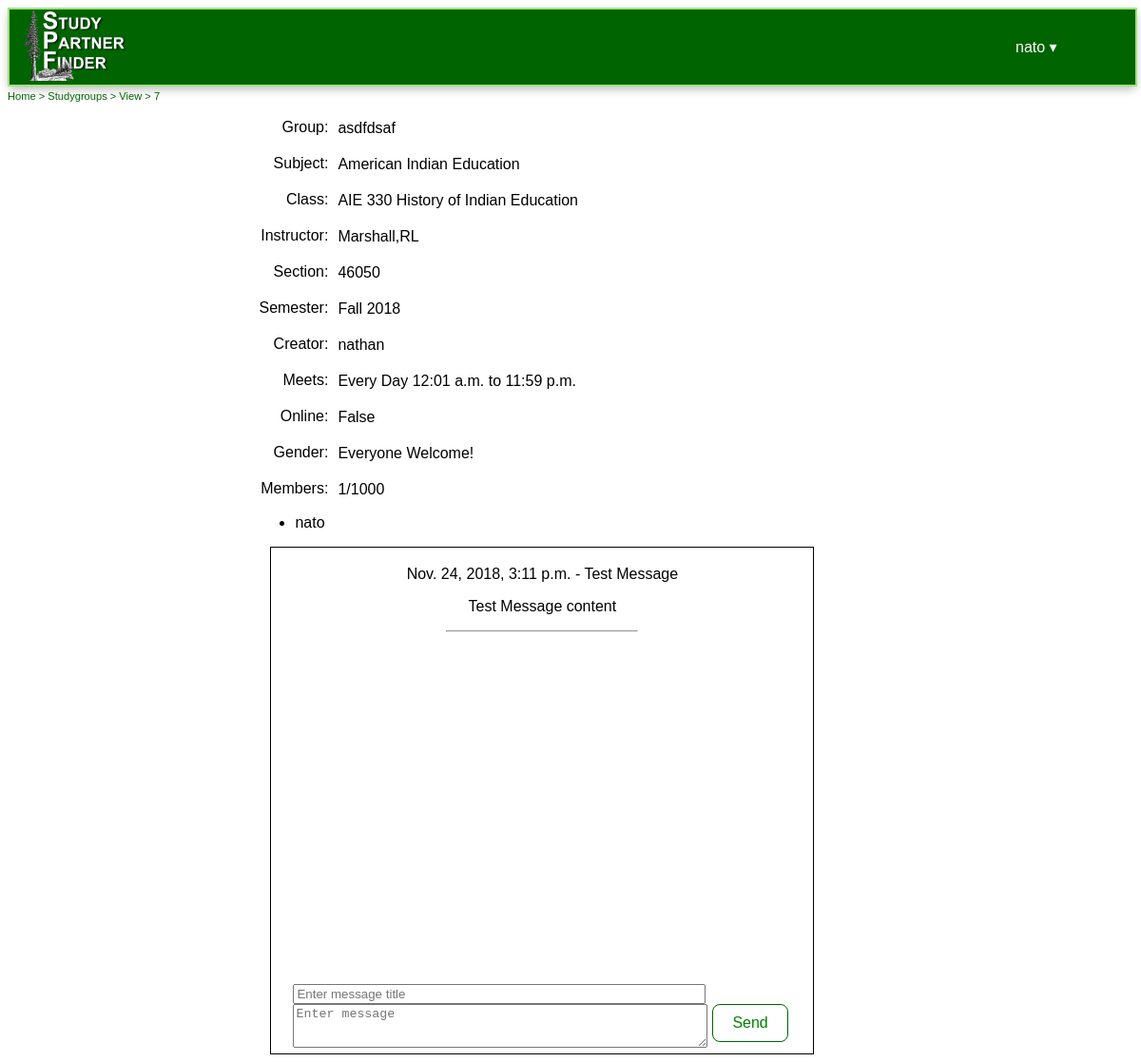
Page /studygroups/view/7 (signed in) on the earlier database version.
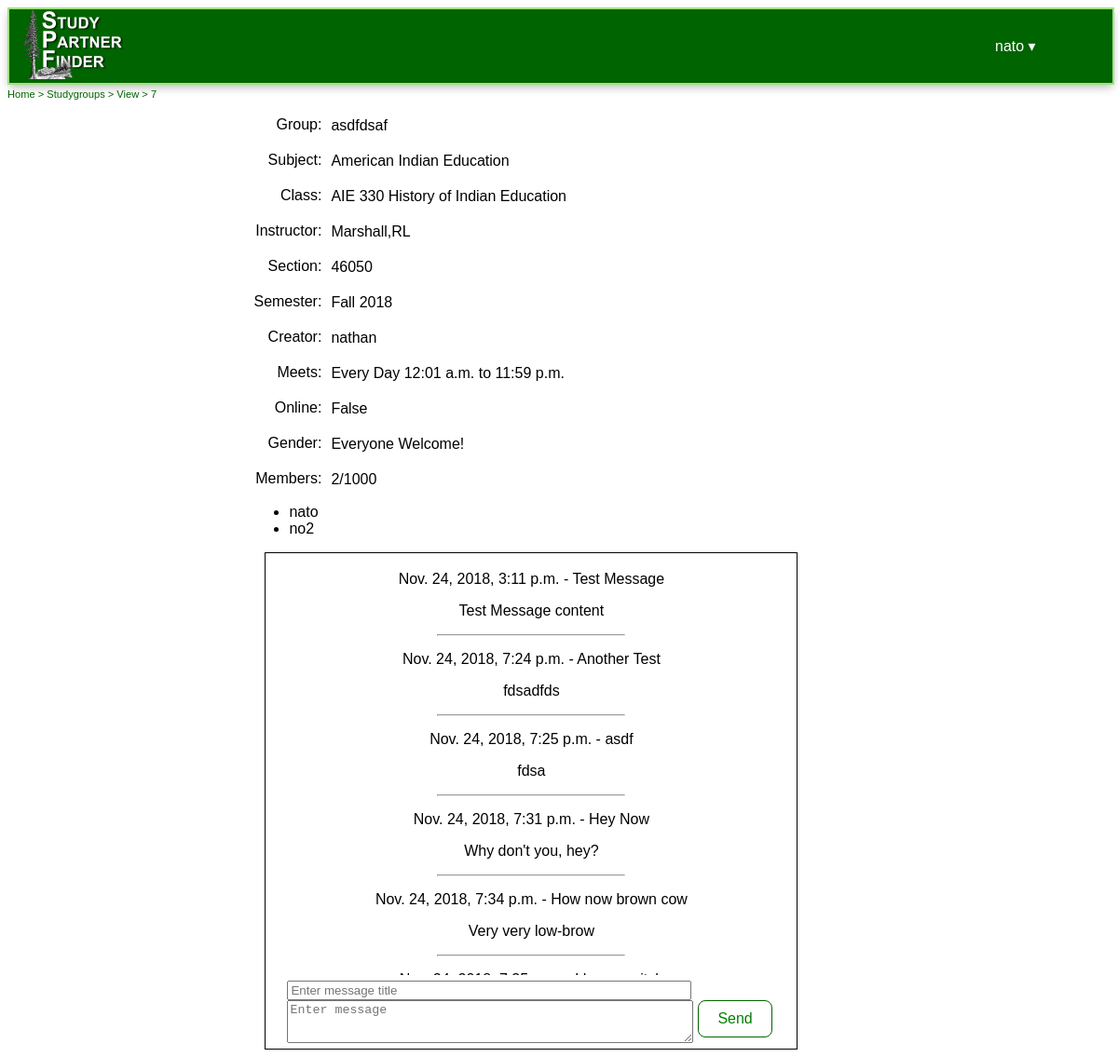
Same page on the later database version.
### users/models.py (models this page shows)
class CustomUser(AbstractUser):
    email = models.EmailField(('email address'), unique = True)
    college = models.CharField(default = 'humboldt.edu', max_length = 200, null = True)
    gender = models.CharField(max_length = 1, choices = MY_GENDER_CHOICES, null = True)
    is_verified = models.BooleanField(default = False)
    verification_code = models.CharField(max_length = 200, null = True)
    verification_date = models.DateTimeField('date verified', null = True)
    has_accepted_tos = models.BooleanField(default = False)

### studygroups/models.py (models this page shows, shortened)
class StudyGroup(models.Model):
    id = models.BigAutoField(primary_key = True)
    post_title = models.CharField(max_length = 250, default = '')
    creator = models.ForeignKey(CustomUser, on_delete = models.CASCADE)
    course = models.ForeignKey(Course, on_delete = models.CASCADE, null = True)
    is_active = models.BooleanField(default = True)
    max_members = models.PositiveIntegerField(
        default = 1000,
        validators = [MinValueValidator(1)])
    gender_specific = models.CharField(max_length = 15, choices = MY_GENDER_CHOICES)
    days_available = models.ManyToManyField(Days)
    hours_available_start = models.TimeField(
        auto_now_add = False,
        blank = True,
        null = True,
        default = datetime.time(0, 1))
    hours_available_end = models.TimeField(
        auto_now_add = False,
        blank = True,
        null = True,
        default = datetime.time(23, 59))
    online_only = models.BooleanField(default = False)

class Course(models.Model):
    id = models.BigAutoField(primary_key = True)
    subject = models.ForeignKey(Subject, on_delete = models.CASCADE)
    cn_number = models.IntegerField(default = 0, null = True)
    class_name = models.CharField(max_length = 200)
    instructor = models.CharField(max_length = 100, default = '')
    semester = models.CharField(max_length = 6, choices = MY_SEMESTER_CHOICES)
    year = models.IntegerField(default = now.year)
    is_active = models.BooleanField(default = True)

class Subject(models.Model):
    id = models.BigAutoField(primary_key = True)
    name = models.CharField(max_length = 256)
    description = models.CharField(max_length = 2000, null = True)
    schedule_abbreviation = models.CharField(max_length = 12, null = True)
    def __str__(self):
        return self.name

class StudyGroupUser(models.Model):
    user = models.ForeignKey(CustomUser, on_delete = models.CASCADE)
    studygroup = models.ForeignKey(StudyGroup, on_delete = models.CASCADE)

class Message(models.Model):
    id = models.BigAutoField(primary_key = True)
    user = models.ForeignKey(CustomUser, on_delete = models.CASCADE)
    date = models.DateTimeField(default = dnow)
    studygroup = models.ForeignKey(StudyGroup, on_delete = models.CASCADE)
    title = models.CharField(max_length = 200)
    body = models.CharField(max_length = 2000)

### studygroups/views.py (the view)
# urls.py: path('view/', views.View, name = 'view'),
@login_required
def view(request, pk = None):
    if pk is not None:
        mine = False
        in_group = False
        members_list = list()
        su = StudyGroupUser.objects.filter(studygroup = pk).select_related('user', 'studygroup')
        if su is not None and su.count() > 0:
            studygroup = su[0].studygroup
        else:
            studygroup = StudyGroup.objects.filter(id = pk).first()
        message_list = Message.objects.filter(studygroup = studygroup.id)
        if request.user == studygroup.creator:
            mine = True
        for u in su:
            if u.user == request.user:
                in_group = True
            members_list.append(u)
        blocked_list = list
        if request.user.is_authenticated:
            blocked_list = BlockList.objects.filter(user = request.user).values_list('blocked_user', flat = True)
        days_available = studygroup.days_available.all()
    context = { 'id': pk, 'studygroup': studygroup ,
               'message_list': message_list, 'self_owned': mine,
               'am_a_member': in_group, 'members_list': members_list,
               'days_available': days_available, 'block_list': blocked_list}
    template = 'studygroups/view.html'
    return render(request, template, context)

### templates/studygroups/view.html (shortened to what this page needs)
{% extends 'base.html' %}
{% block content %}
<div id="sg_main">
	{% if studygroup %}
	<p>
         <span class="studygroup_label">Group:</span>
	     <span class="studygroup_data">{{ studygroup.post_title }}
	    </span>
	</p>
	<p>
	    <span class="studygroup_label">Subject:</span>
	    <span class="studygroup_data">{{ studygroup.course.subject }}</span>
    </p>
	<p>
	    <span class="studygroup_label">Class:</span>
	    <span class="studygroup_data">{{ studygroup.course.class_name }}</span>
	 </p>
	<p>
	    <span class="studygroup_label">Instructor:</span>
	    <span class="studygroup_data">{{ studygroup.course.instructor }}</span>
	</p>
	<p>
	    <span class="studygroup_label">Section:</span>
	    <span class="studygroup_data">{{ studygroup.course.cn_number }}</span>
	</p>
	<p>
	    <span class="studygroup_label">Semester:</span>
	    <span class="studygroup_data">{{ studygroup.course.semester }}
	    {{ studygroup.course.year }}</span>
	</p>
	<p>
	    <span class="studygroup_label">Creator:</span>
	    <span class="studygroup_data">{{ studygroup.creator.username }}
	    {% if self_owned %} ***{% endif %}</span>
	</p>
	<p>
	    <span class="studygroup_label">Meets:</span>
	    <span class="studygroup_data">
	    <span id='days_available_{{ studygroup.id }}'>
	   </span>
	   {{ studygroup.hours_available_start }} to {{ studygroup.hours_available_end }}
	   </span>
	</p>
	<p>
	    <span class="studygroup_label">Online:</span>
	    <span class="studygroup_data">{{ studygroup.online_only }}</span>
	</p>
	<p>
	    <span class="studygroup_label">Gender:</span>
	    <span class="studygroup_data">
	    {% if studygroup.gender_specific == 'U' %}
	    Everyone Welcome!
	    {% endif %}
	    </span>
	</p>
	<p>
	    <span class="studygroup_label">Members:</span>
	    <span class="studygroup_data">
	    {{ members_list|length }}/{{ studygroup.max_members }}
	    </span>
	</p>
	{% if am_a_member %}
	<ul>
	    {% for m in members_list %}
	    <li>{{ m.user.username }}
	    </li>
	    {% endfor %}
	    </ul>
	{% endif %}
	{% endif %}
	</div>
	{% if am_a_member %}
	<div id="messages"
	    style="display: inline-block;* display: inline; zoom: 1; vertical-align: top; border: 1px black solid; width: 570px; height: 532px; background-color: #ffffff; color: #000000">
	<table style="width: 100%; height: 530px;">
	<tr style="height: 453px;">
	    <td style="vertical-align: top">
	    <div id="msg_list" style="overflow-y: auto; height: 450px; word-break: break-all; word-wrap: break-word;">
	    <span id="messages_{{ studygroup.studygroup.id }}_span">
	    {% for message in message_list %}
	        <span id="message_{{  message.id }}">
	        <p>{{ message.date }} - {{ message.title }}</p>
	        <p>{{ message.body }}</p>
	        <hr style="width: 200px;" />
	        </span>
	        {% endfor %}
	    </span>
	    </div>
	    </td>
	</tr>
	<tr>
	    <td>
	    <span style="vertical-align: middle; text-align: left">
	<form method="post" data-send-message-url="/studygroups/message/" id="message_form">
	<input type="text" placeholder="Enter message title" id="id_title"  name="title"  style="width: 426px; margin-left:20px;"/>
	<br />
	<textarea name="new_message" id="id_new_message"  style="width: 430px; height: 40px; display: inline-block;float: left; margin-left: 20px; margin-right: 5px; vertical-align: middle" placeholder="Enter message"></textarea>
	<input type="button" value="Send"  class="button_float" id="buttn" />
	</form>
	</span>
	    </td>
	</tr>
	</table>
</div>
{% endif %}
{% endblock %}

### templates/base.html (shortened to what this page needs)
{% load staticfiles %}
<!DOCTYPE html>
<html>
<head>
    <link rel="stylesheet" href="{% static "css/jquery.timepicker.css" %}" />
    <link rel="stylesheet" href="{% static "css/spf.css" %}" type="text/css" />
</head>
<body>
    <div id='header' class='header'>
        <div class="box1">
            <div class="logo">
                <a href="/"><img src="{% static "images/SPF-Logo.jpg" %}"
                            width="150"
                            height="75"
                            alt="Study Partner Finder" /></a>
            </div>
        </div>
        <div class="box1">
        {% if user.is_authenticated %}
           <div class="dropdown">
                <button class="dropbtn">
                {% if user.username != "" %}
                    {{ user.username }}
                 {% else %}
                    {{ user.first_name }}
                 {% endif %} &#9662;</button>
            </div>
        {% else %}
            <div>
                <a class="header" href="{% url 'login' %}">Sign In</a> |
                <a href="{% url 'signup' %}">Register</a>
            </div>
        {% endif %}
        </div>
    </div>
    <div id="breadcrumbs" style="width: 100%"><a href="/">Home</a></div>
    <div id="main">
    <main>
       {% block content %}
        {% endblock %}
    </main>
    </div>
</body>
</html>

### StudyPartnerFinder/static/css/spf.css (style rules this page uses)
body { font-size: 100%; font-family: arial; }
p { font-size: 100%; font-family: sans-serif; }
#main { width: 95%; position: relative; align: center; text-align: center; }
#sg_main { color: #000000; display: inline-block; *display: inline; zoom: 1; width: 600px; text-align: left; }
.studygroup_label { display:inline-block; *display: inline; zoom:1; float: left; padding-top: 2px; text-align: right; width: 75px; }
.studygroup_data { margin-top: 1px; margin-bottom: 1px; display:inline-block; *display: inline; zoom:1; vertical-align:middle; padding-top: 2px; margin-left:10px }
#header { border: 2px solid #9fe37f; background-color: #006400; width: 100%; height: 79px; color: #ffffff; text-align: justify; -ms-text-justify: distribute-all-lines; text-justify: distribute-all-lines; -webkit-box-shadow: 0px 4px 10px -2px rgba(0, 0, 0, 0.3); -moz-box-shadow: 0px 4px 10px -2px rgba(0, 0, 0, 0.3); box-shadow: 0 4px 10px -2px rgba(0, 0, 0, 0.3); }
.header div { white-space:nowrap; }
.logo { position: relative; display: inline-block; margin-left: 10px; }
.header a { color: white; text-decoration: none; }
.box1, .box2, .box4 { width: 150px; vertical-align: middle; display: inline-block; *display: inline; zoom: 1 }
.button_float { background-color: #ffffff; border: 1px solid #006400; color: green; padding: 10px 20px; text-align: center; text-decoration: none; display: inline-block; font-size: 16px; border-radius: 8px; -webkit-transition-duration: 0.4s; transition-duration: 0.4s; cursor: pointer; float: left; }
#breadcrumbs { width: 100%; align: left; color: #006400; font-size: smaller; margin-left: 0px; margin-top: 1px; padding-top: 1px; }
.dropbtn { background-color: #006400; color: #ffffff; padding: 24px; font-size: 16px; border: none; cursor: pointer; }
.dropdown { position: relative; display: inline-block; margin-right: 50px; }

Differences in the rows shown:
added StudyGroupUser: user.username "no2"
added Message: date "Nov. 24, 2018, 7:24 p.m.", title "Another Test", body "fdsadfds"
added Message: date "Nov. 24, 2018, 7:25 p.m.", title "asdf", body "fdsa"
added Message: date "Nov. 24, 2018, 7:31 p.m.", title "Hey Now", body "Why don't you, hey?"
added Message: date "Nov. 24, 2018, 7:34 p.m.", title "How now brown cow", body "Very very low-brow"
Other differences:
{{ members_list|length }}: "1" → "2"
